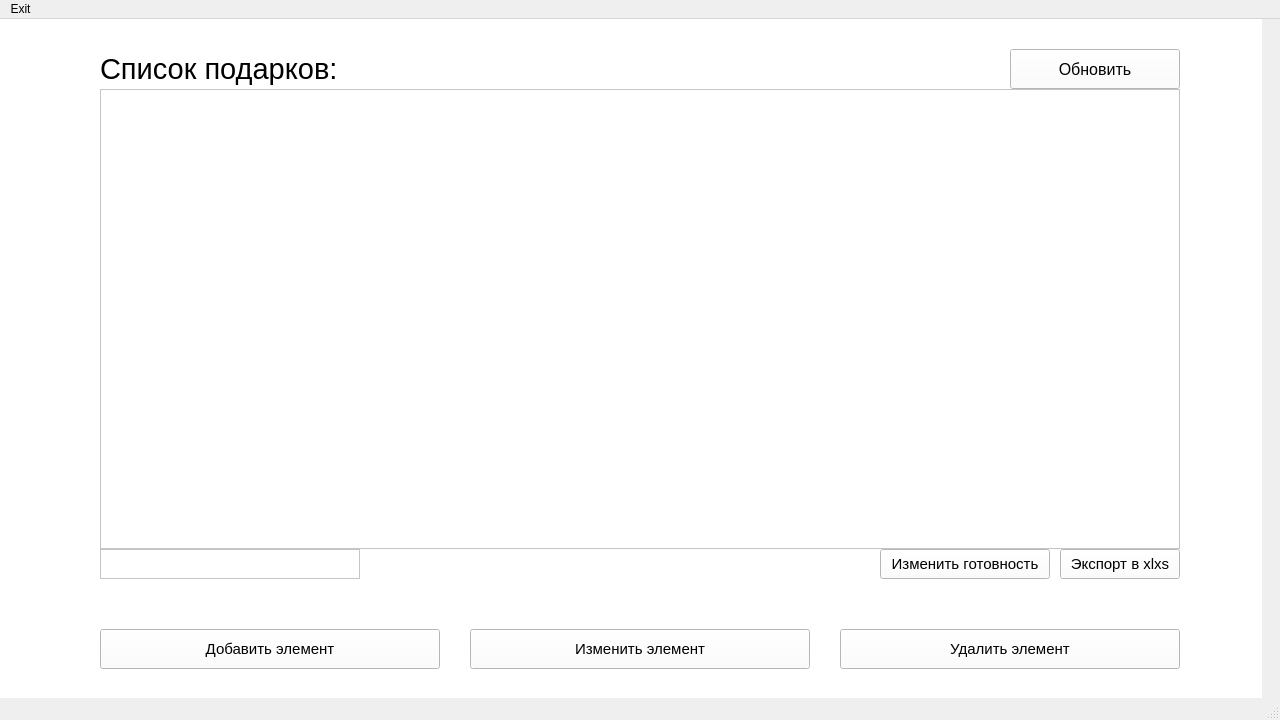
<?xml version="1.0" encoding="UTF-8"?>
<ui version="4.0">
 <class>MainWindow</class>
 <widget class="QMainWindow" name="MainWindow">
  <property name="geometry">
   <rect>
    <x>0</x>
    <y>0</y>
    <width>1280</width>
    <height>720</height>
   </rect>
  </property>
  <property name="minimumSize">
   <size>
    <width>1280</width>
    <height>720</height>
   </size>
  </property>
  <property name="maximumSize">
   <size>
    <width>1280</width>
    <height>720</height>
   </size>
  </property>
  <property name="windowTitle">
   <string>Table</string>
  </property>
  <widget class="QWidget" name="centralwidget">
   <widget class="QWidget" name="widget" native="true">
    <property name="enabled">
     <bool>true</bool>
    </property>
    <property name="geometry">
     <rect>
      <x>0</x>
      <y>0</y>
      <width>1262</width>
      <height>681</height>
     </rect>
    </property>
    <property name="styleSheet">
     <string notr="true">background-color: rgb(255, 255, 255);</string>
    </property>
    <widget class="QPushButton" name="updateButton">
     <property name="geometry">
      <rect>
       <x>1010</x>
       <y>30</y>
       <width>170</width>
       <height>40</height>
      </rect>
     </property>
     <property name="font">
      <font>
       <family>MS Shell Dlg 2</family>
       <pointsize>12</pointsize>
      </font>
     </property>
     <property name="text">
      <string>Обновить</string>
     </property>
    </widget>
    <widget class="QPushButton" name="addElement">
     <property name="geometry">
      <rect>
       <x>100</x>
       <y>610</y>
       <width>340</width>
       <height>40</height>
      </rect>
     </property>
     <property name="font">
      <font>
       <pointsize>11</pointsize>
      </font>
     </property>
     <property name="text">
      <string>Добавить элемент</string>
     </property>
    </widget>
    <widget class="QPushButton" name="editElement">
     <property name="geometry">
      <rect>
       <x>470</x>
       <y>610</y>
       <width>340</width>
       <height>40</height>
      </rect>
     </property>
     <property name="font">
      <font>
       <pointsize>11</pointsize>
      </font>
     </property>
     <property name="text">
      <string>Изменить элемент</string>
     </property>
    </widget>
    <widget class="QPushButton" name="deleteElemet">
     <property name="geometry">
      <rect>
       <x>840</x>
       <y>610</y>
       <width>340</width>
       <height>40</height>
      </rect>
     </property>
     <property name="font">
      <font>
       <pointsize>11</pointsize>
      </font>
     </property>
     <property name="text">
      <string>Удалить элемент</string>
     </property>
    </widget>
    <widget class="QLabel" name="label">
     <property name="geometry">
      <rect>
       <x>100</x>
       <y>30</y>
       <width>240</width>
       <height>40</height>
      </rect>
     </property>
     <property name="font">
      <font>
       <pointsize>22</pointsize>
      </font>
     </property>
     <property name="text">
      <string>Список подарков:</string>
     </property>
    </widget>
    <widget class="QPushButton" name="xlxsButton">
     <property name="geometry">
      <rect>
       <x>1060</x>
       <y>530</y>
       <width>120</width>
       <height>30</height>
      </rect>
     </property>
     <property name="font">
      <font>
       <pointsize>11</pointsize>
      </font>
     </property>
     <property name="text">
      <string>Экспорт в xlxs</string>
     </property>
    </widget>
    <widget class="QTableWidget" name="table">
     <property name="geometry">
      <rect>
       <x>100</x>
       <y>70</y>
       <width>1080</width>
       <height>460</height>
      </rect>
     </property>
    </widget>
    <widget class="QTextEdit" name="textEmail">
     <property name="geometry">
      <rect>
       <x>100</x>
       <y>530</y>
       <width>260</width>
       <height>30</height>
      </rect>
     </property>
     <property name="readOnly">
      <bool>true</bool>
     </property>
    </widget>
    <widget class="QPushButton" name="editElementReady">
     <property name="geometry">
      <rect>
       <x>880</x>
       <y>530</y>
       <width>170</width>
       <height>30</height>
      </rect>
     </property>
     <property name="font">
      <font>
       <pointsize>11</pointsize>
      </font>
     </property>
     <property name="text">
      <string>Изменить готовность</string>
     </property>
    </widget>
    <widget class="QLabel" name="pictureQ">
     <property name="geometry">
      <rect>
       <x>0</x>
       <y>0</y>
       <width>1291</width>
       <height>681</height>
      </rect>
     </property>
     <property name="text">
      <string/>
     </property>
     <property name="pixmap">
      <pixmap>../photos/listback.jpg</pixmap>
     </property>
     <property name="scaledContents">
      <bool>true</bool>
     </property>
    </widget>
    <zorder>pictureQ</zorder>
    <zorder>updateButton</zorder>
    <zorder>addElement</zorder>
    <zorder>editElement</zorder>
    <zorder>deleteElemet</zorder>
    <zorder>label</zorder>
    <zorder>xlxsButton</zorder>
    <zorder>table</zorder>
    <zorder>textEmail</zorder>
    <zorder>editElementReady</zorder>
   </widget>
  </widget>
  <widget class="QMenuBar" name="menubar">
   <property name="geometry">
    <rect>
     <x>0</x>
     <y>0</y>
     <width>1280</width>
     <height>21</height>
    </rect>
   </property>
   <widget class="QMenu" name="menuexit">
    <property name="title">
     <string>Exit</string>
    </property>
    <addaction name="actionOpen_login_window"/>
   </widget>
   <addaction name="menuexit"/>
  </widget>
  <widget class="QStatusBar" name="statusbar"/>
  <action name="actionOpen_login_window">
   <property name="text">
    <string>Open login window</string>
   </property>
  </action>
 </widget>
 <resources>
  <include location="../photos/background_q.qrc"/>
 </resources>
 <connections/>
</ui>
